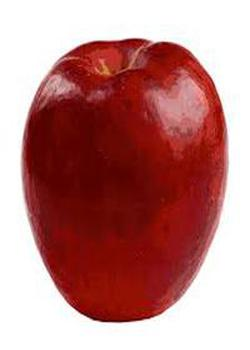
#> input picture DataSet/apple.jpeg, 250 x 350 px; its folder holds only this picture in this run
$ python ObjectRecognization.py   (older library calls are emulated)
#> lines starting #> are read from the running program, lines starting #| are printed output that depends on the picture
# python  ObjectRecognization.py

# import the necessary packages
from skimage.measure import structural_similarity as ssim
import matplotlib.pyplot as plt
import numpy as np
import cv2
#import tkinter, tkFileDialog


import tkinter
import tkinter.filedialog as fd


from PIL import Image
import os, glob


def mse(imageA, imageB):
    # the 'Mean Squared Error' between the two images is the
    # sum of the squared difference between the two images;
    # NOTE: the two images must have the same dimension
    err = np.sum((imageA.astype("float") - imageB.astype("float")) ** 2)
    err /= float(imageA.shape[0] * imageA.shape[1])

    # return the MSE, the lower the error, the more "similar"
    # the two images are
    return err

m=1e9
s=1e9
global num_file
imageC=2

def compare_images(imageA, imageB, title,fig_name):
    # compute the mean squared error and structural similarity
    # index for the images
    global m
    global s
    global imageC
    global ssim_fig_name
    temp_m = mse(imageA, imageB)
    temp_s= ssim(imageA, imageB)

    #put the less mse in m and as well as ssim in s
    if m>temp_m:
        m=temp_m
        s=temp_s
        imageC=imageB
        ssim_fig_name=fig_name
    #num_file : number of file
    if num_file==0:
        fig = plt.figure(title)
        plt.suptitle("MSE: %.2f, SSIM: %.2f" % (m, s))

        # show first image
        ax = fig.add_subplot(1, 2, 1)
        plt.imshow(imageA, cmap=plt.cm.gray)
        plt.axis("off")

        # show the second image
        ax = fig.add_subplot(1, 2, 2)
        plt.imshow(imageC, cmap=plt.cm.gray)
        plt.axis("off")

        # plot image name as text to right upper side
        plt.text(0, 1, "matching image is :"+ssim_fig_name, fontsize=20)

        # show the images
        plt.show()

# choose file from directory
root = tkinter.Tk()
#file = tkFileDialog.askopenfilename(parent=root, title='choose a file')

file = fd.askopenfilename(parent=root, title='choose a file')
#> the answer given: DataSet/apple.jpeg

# resize the image
img = Image.open(file)
#> img is the input picture: PIL image 250x350 RGB; mean R, G, B 188, 131, 129.2
new_width = 250
new_height = 350
img = img.resize((new_width, new_height), Image.ANTIALIAS)
img.save(file)

# read the comapareable image
original = cv2.imread(file)

# convert the image to grayscale
original = cv2.cvtColor(original, cv2.COLOR_BGR2GRAY)
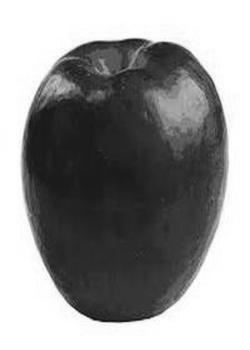
#> original: shape (350, 250); min 16, max 255, mean 147.8

# count the number of picutre in folder
num_file=len(glob.glob('DataSet/*'))


# comapare the images
for infile in glob.glob("DataSet/*.jpeg"):
    file1, ext = os.path.splitext(infile)
    dataimage=cv2.imread(file1+".jpeg")
    num_file=num_file-1

    image_name = file1[8:]

    dataimage=cv2.cvtColor(dataimage, cv2.COLOR_BGR2GRAY)
    compare_images(original,dataimage, "Orginal vs. DataImage",image_name)
#> in mse, `err = np.sum((imageA.astype("float") - imageB.astype("float")) ** 2)`: err = 0
#> in compare_images, `temp_s= ssim(imageA, imageB)`: temp_s = 1
#> in compare_images, `m=temp_m`: m = 0
#> in compare_images, `s=temp_s`: s = 1
#> in compare_images, `plt.show()`:
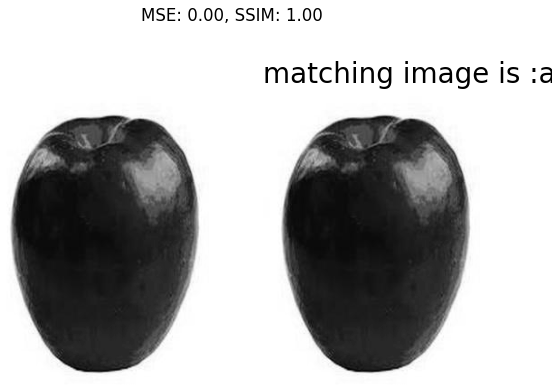
#> figure drawn by matplotlib, 2 panels
